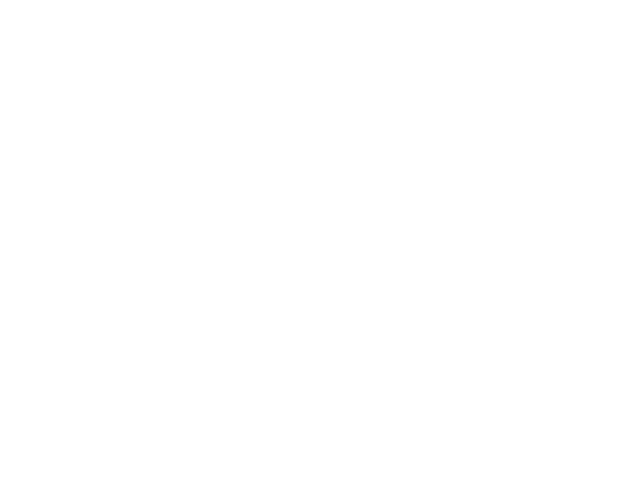
Frame 1 (no input)
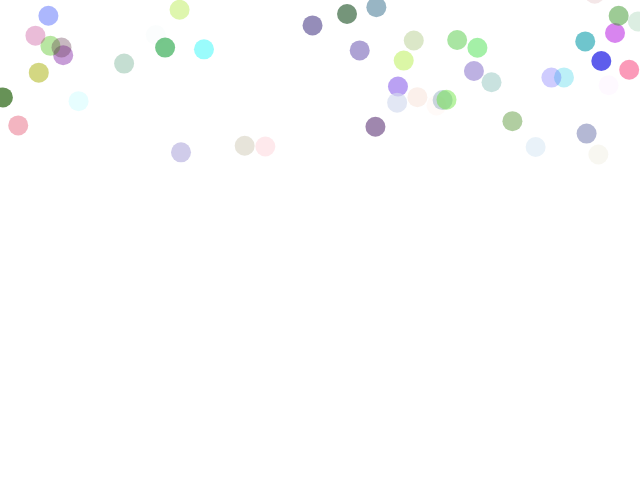
Frame 60 (no input)
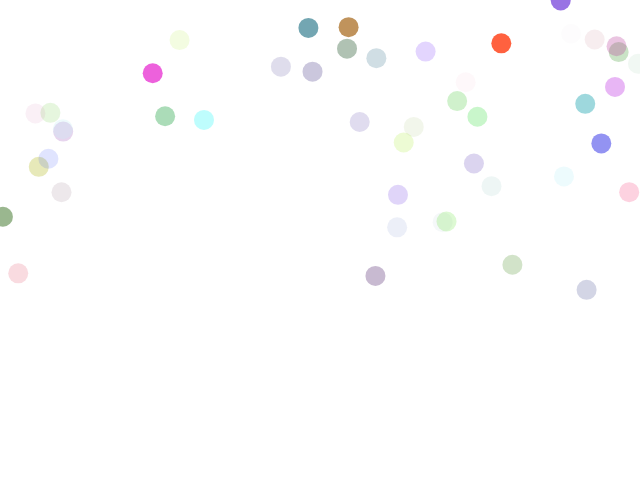
Frame 120 (the mouse pressed at the canvas centre since frame 60)

The p5.js sketch that drew these frames (run headless with seeded random() and noise() and a simulated clock; from frame 60 on, the mouse is pressed at the canvas centre):

// p5.js sketch
// ── sketch.js


var listSnows = [];
var count = 50;
var ball;
function setup() {
	createCanvas(640, 480);

	// Add Mouse Ball
 	ball = new buildBallObj(50, 'red');

 	listSnows = buildSnowCloud(listSnows, count);
}

function draw() {
	background(255);
 
	// ball.disp(mouseX, mouseY);

	for (var i = 0; i < listSnows.length; i++) {
		listSnows[i].disp();
		// listSnows[i].checkCollide(ball);
	}

	listSnows = listSnows.filter(snow => snow.deleted == false);   	
	listSnows = buildSnowCloud(listSnows, count);
 	
}

function buildSnowCloud(listSnows, count) {

	var lists = listSnows;
	for (var i = lists.length; i < count; i++) {
 		let snow = new buildSnowObj(i);
		lists.push(snow); 
	}
 
	return lists;
}

function buildSnowObj(id) {
 
 	this.id = id
	this.dia = 20;
	this.x = random(width);
	this.y = -this.dia;
	this.moveSpeed = random(0.5, 3);
	this.alpha = random(255);
	this.color = color(random(255),random(255),random(255));
 	this.deleted = false;

	this.disp = function() {
		
		noStroke();
		fill(this.color);	
		ellipse(this.x, this.y, this.dia, this.dia);
		this.moveDown(this.moveSpeed);
	}

	// this.checkCollide = function(ball) {

	// 	hit = collideCircleCircle(ball.x, ball.y, ball.dia, this.x, this.y, this.dia)

	// 	if (hit) {			
	// 		this.color = 0;
	// 	}
	// }

	this.moveDown = function(val) {
		

		this.shouldDisapperSlowly();

		if (!this.onGround()) {
			this.y += val;
		}

		if (this.alpha == 0) {
			this.deleted = true;
		}

	}

	this.shouldDisapperSlowly = function() {
 
		this.alpha -= 1;		

		this.alpha = max(0, this.alpha)
		this.color.setAlpha(this.alpha);
	}

	this.onGround = function() {
		if (this.y >= height - this.dia) {
			return true;
		}
		return false;
	}

}

function buildBallObj(dia, color) {

	this.dia = dia;
	this.color = color;
	this.x = 0;
	this.y = 0;

	this.disp = function(x, y){

		this.x = x;
		this.y = y;
		fill(this.color);	
		ellipse(this.x, this.y, this.dia, this.dia);
	}
}
